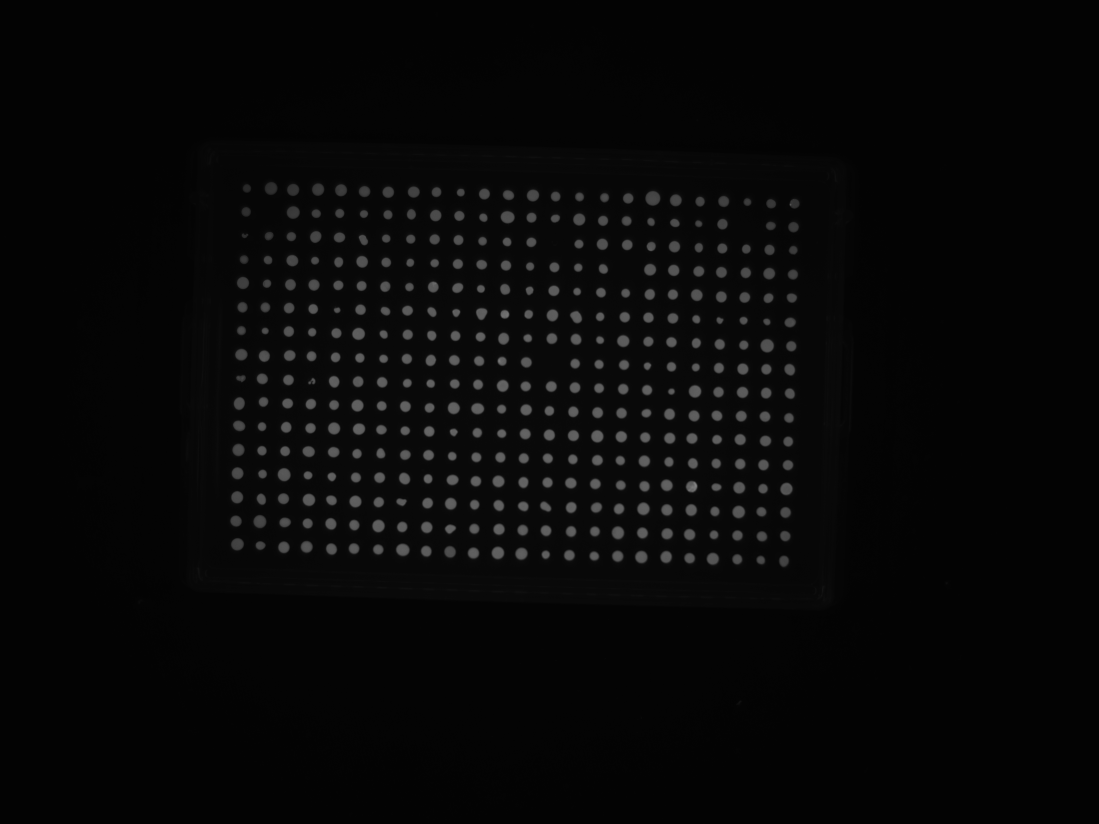
#> input picture Example/Exp1-Chl.tif, 3296 x 2472 px (shown at 1/3 size)
$ jupyter execute 'Image Analysis.ipynb'   (shell and % lines are left out)   (older library calls are emulated)
#> lines starting #> are read from the running program, lines starting #| are printed output that depends on the picture; after the words box and inside, x2 and y2 are one past the last pixel; in counts of white or black regions, pixels touching at a corner belong together
# Image analysis of FP plates to identify proportion of high expressors + (some day) identify clone position with highest FP expression

### Required Modules

[cell 1]
from PIL import Image
import numpy as np
import cv2 # opencv_python
import matplotlib.pyplot as plt
import statistics

### Image file souce

[cell 2]
analysis_folder = "Example" # Folder the images are in to be analysed

#A list of the images to be analysed, in order
chl_images = ["Exp1-Chl.tif","Exp2-Chl.tif","Exp3-Chl.tif"]
#                 ↓ The chlorophyll channel corresponds to the FP signal below
fp_images = ["Exp1-YFP.tif","Exp2-YFP.tif","Exp3-YFP.tif"]

#Some custom thresholds for channel fluorescence, ordered as per the images above
# This sometimes takes some fine-tuning to ensure proper masking - for example, the top corners of the plate
#TODO (one day) detect and then adjust automatically
chl_base_threshhold = [25,40,40,40,40,40]
fp_base_threshhold = [0,0,0,0,0,0] # Currently not used

### Some custom functions

[cell 3]
# [15 lines left out: function ResizeWithAspectRatio, not called in this run]

### Now for the magic

[cell 4]
show_mask = False # Set to false to speed up processing when happy with mask

# Analysis mode - currently only MODE implimented
MODE = 0
MEAN = 1
intensity_analysis = MODE

output_holder = "Summary \n -------- \n"

for idx in range(0,len(chl_images)):

    #Load chlorophyll image
    chl = cv2.imread(analysis_folder+"/"+chl_images[idx], cv2.IMREAD_GRAYSCALE)
#> chl is the input picture: shape (2472, 3296); min 3, max 137, mean 7.6

    # Create a mask using the chlorophyll image and binary thresholding - you may need to adjust threshold
    _, mask = cv2.threshold(chl, chl_base_threshhold[idx], 255,cv2.THRESH_BINARY)# cv2.THRESH_OTSU)
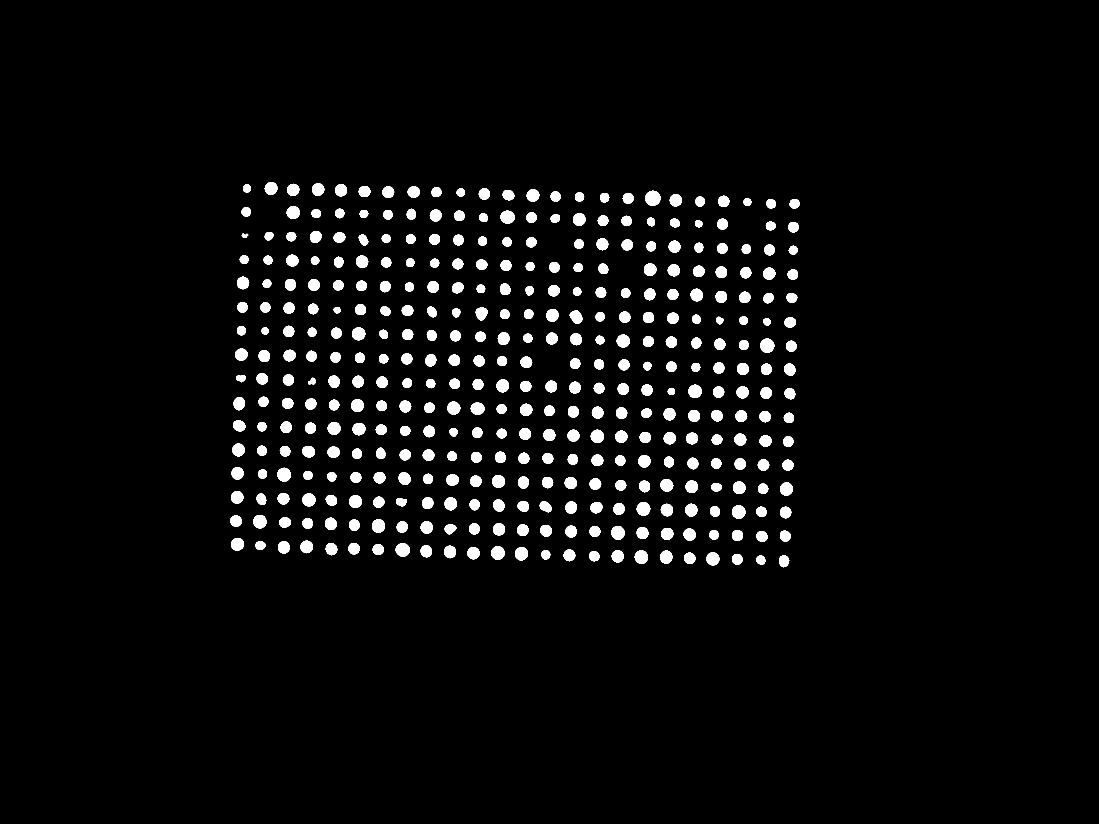
#> mask: shape (2472, 3296) (shown at 1/3 size); 4% white; 379 white regions, largest, box (x1, y1, x2, y2) and area: (1936, 572, 1982, 617) 1622, (2281, 1016, 2323, 1058) 1402, (1187, 1630, 1230, 1670) 1350

    # Do some morphological opening to get rid of small artifacts
    mask = cv2.morphologyEx(mask, cv2.MORPH_OPEN, cv2.getStructuringElement(cv2.MORPH_ELLIPSE, (5,5))) # If you see spots - you can increase the morph_ellipse size (15,15) → (20,20)
#> mask: shape (2472, 3296); 4% white; 379 white regions, largest, box (x1, y1, x2, y2) and area: (1936, 572, 1982, 617) 1621, (2281, 1016, 2323, 1058) 1400, (1187, 1630, 1230, 1670) 1350

    # compute the connected component
    output = cv2.connectedComponentsWithStats(mask, cv2.CV_32S)
    (numLabels, markers, stats, centroids) = output
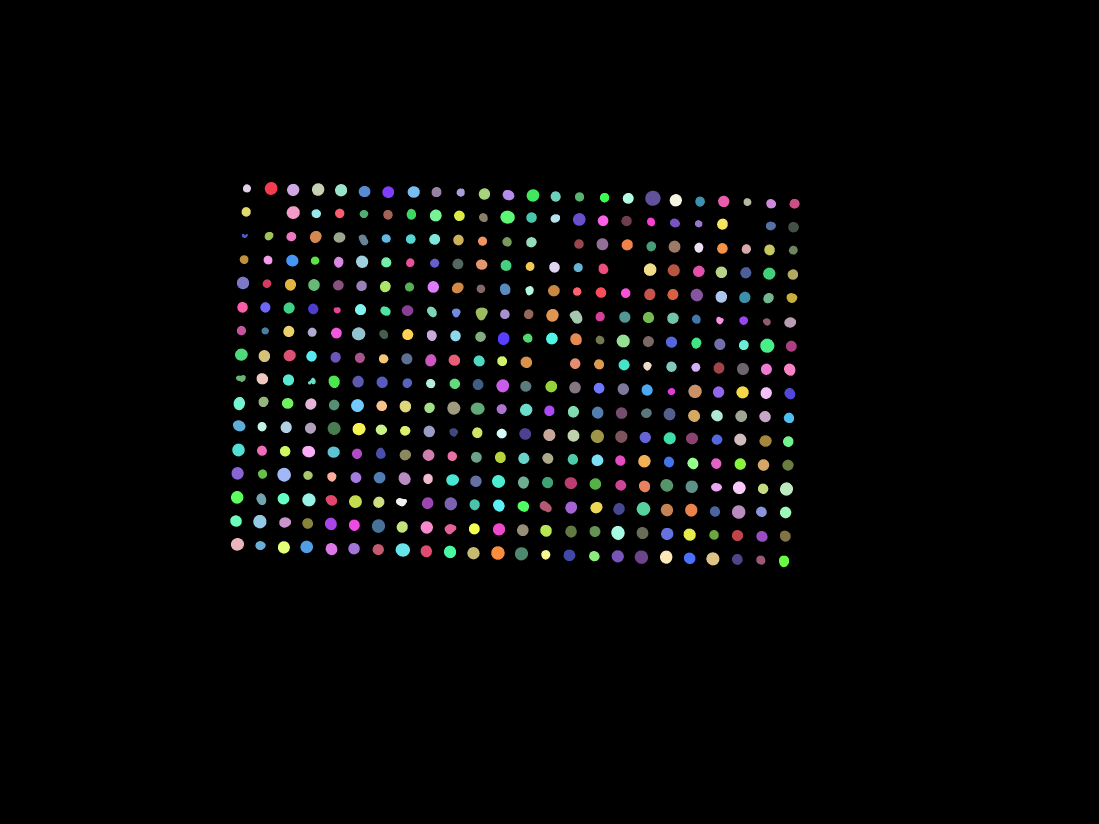
#> markers: shape (2472, 3296) int32 (shown at 1/3 size); 380 distinct labels, from 0 to 379; one colour per label, 0 black
#> numLabels = 380; stats = 380 rows, first 6: [0, 0, 3296, 2472, 7824396], [794, 546, 38, 39, 1146], [861, 551, 37, 37, 1046], [936, 550, 37, 38, 1089], [729, 553, 24, 25, 465], [1005, 552, 36, 37, 1049]; centroids = 380 pairs, first value 707.6 to 2383.2, second value 564.9 to 1683.1

    #Load FP image
    fp = cv2.imread(analysis_folder+"/"+fp_images[idx], cv2.IMREAD_GRAYSCALE)
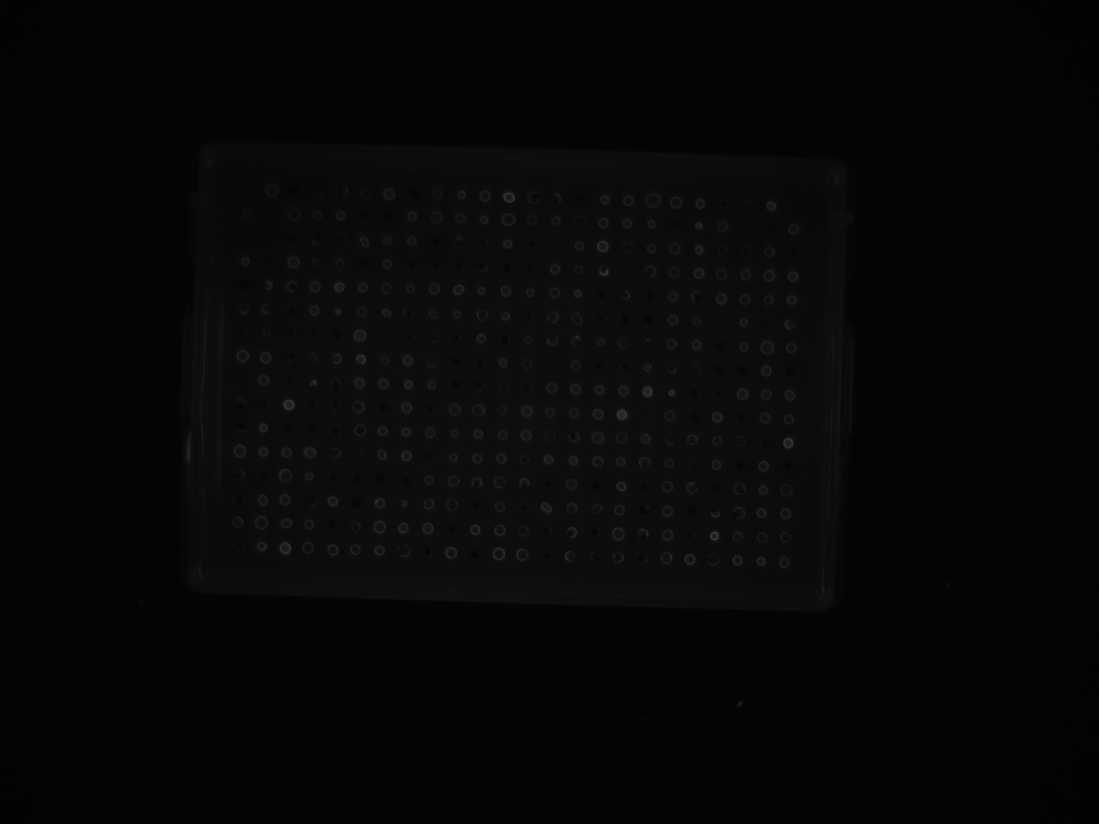
#> input picture Example/Exp1-YFP.tif, 3296 x 2472 px (shown at 1/3 size)
#> fp is the input picture: shape (2472, 3296); min 3, max 114, mean 6.9

    # This is for sorting the colonies so they are more better ordered
    for i in range(1, numLabels):
        #TODO, currently not done
        break
        #print(stats[i])
        #[ 795  546   37   39 1134]
        # extract the connected component statistics and centroid for the current label
        x = stats[i, cv2.CC_STAT_LEFT]
        y = stats[i, cv2.CC_STAT_TOP]
        w = stats[i, cv2.CC_STAT_WIDTH]
        h = stats[i, cv2.CC_STAT_HEIGHT]
        area = stats[i, cv2.CC_STAT_AREA]
        (cX, cY) = centroids[i]
        #Do some sort of sorting

    # Show mask image - if requested
    if show_mask:
        #Adjust here to fix the title
        title = chl_images[idx][:-8]+" colonies:"+str(numLabels)
        plt.imshow(mask)
        plt.title('Mask: '+title)
        plt.show()
        resize_mask = ResizeWithAspectRatio(mask, width=1280) # Resize by width OR
        cv2.imshow("Mask: "+title, resize_mask)
        #reveal of colonies
        if True:
            for i in range(1, numLabels):
                componentMask = (markers > i).astype("uint8") * 255
                resize_image = ResizeWithAspectRatio(componentMask, width=1280) # Resize by width
                cv2.imshow("Mask: "+title, resize_image)
                cv2.waitKey(1)
        cv2.destroyAllWindows()

    #Create a np array as a tally for the fluorescence values
    tally = np.zeros(255)

    # labels[0] is the background
    for label in range(1,numLabels):
        # compute the histogram over the entire 256 levels of intensity
        hist, bins = np.histogram(fp[markers==label], bins=range(256))
        # do whatever you like to hist
        if intensity_analysis == MODE:
            tally[hist.argmax()] += 1
        else:
            #TODO Per
            pass
#> after the loop, tally = 255 values, max 90 at index 16, min 0 at index 0, mean 1.49

    plt.bar(bins[1:], tally)
    title = chl_images[idx][:-8]+" colonies:"+str(label)
    plt.title(title)
    plt.xlabel("Intensity (bin)")
    plt.ylabel("Frequency")
    plt.xlim(xmin = 0, xmax = 50)
    plt.show()
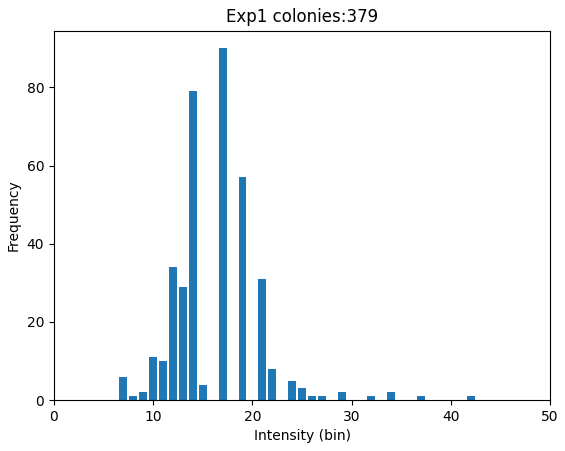
#> figure drawn by matplotlib, 1 panel; tallest bar 90 high, from x = 16.6 to 17.4

    #Output statistics
    mode_index = tally.argmax()
#> mode_index = 16

    output_holder += title +"\n"
    print(title)
#| Exp1 colonies:379
    mode_output = 'Most frequent bin/fluorescence:(' + str(bins[mode_index]) + ',' + str(bins[mode_index+1]) + ') - mode:'+ str((bins[mode_index] + bins[mode_index+1])/2)
    output_holder += mode_output +"\n"
    print(mode_output)
#| Most frequent bin/fluorescence:(16,17) - mode:16.5
    max_index = np.where(tally)[0].max()
#> max_index = 41
    max_output = 'Max bin/fluorescence:(' + str(bins[max_index]) + ',' + str(bins[max_index+1]) + ') - max:'+ str((bins[max_index] + bins[max_index+1])/2)
#> max_output = 'Max bin/fluorescence:(41,42) - max:41.5'
    output_holder += max_output +"\n"
    print(max_output)
#| Max bin/fluorescence:(41,42) - max:41.5
    threshhold = 25
    count = 0
    for a in range(threshhold, len(bins)-1):
        count += tally[a]
#> this loop made 230 passes
#> count on passes 1 to 3: 1, 2, 2
#> after the loop, count = 9
    threshhold_output = "Colonies above threshhold("+str(threshhold)+"): "+str(count)
#> threshhold_output = 'Colonies above threshhold(25): 9.0'
    output_holder += threshhold_output +"\n"
    print(threshhold_output)
#| Colonies above threshhold(25): 9.0
#> pass 2 of the loop `for idx in range(0,len(chl_images)):`:
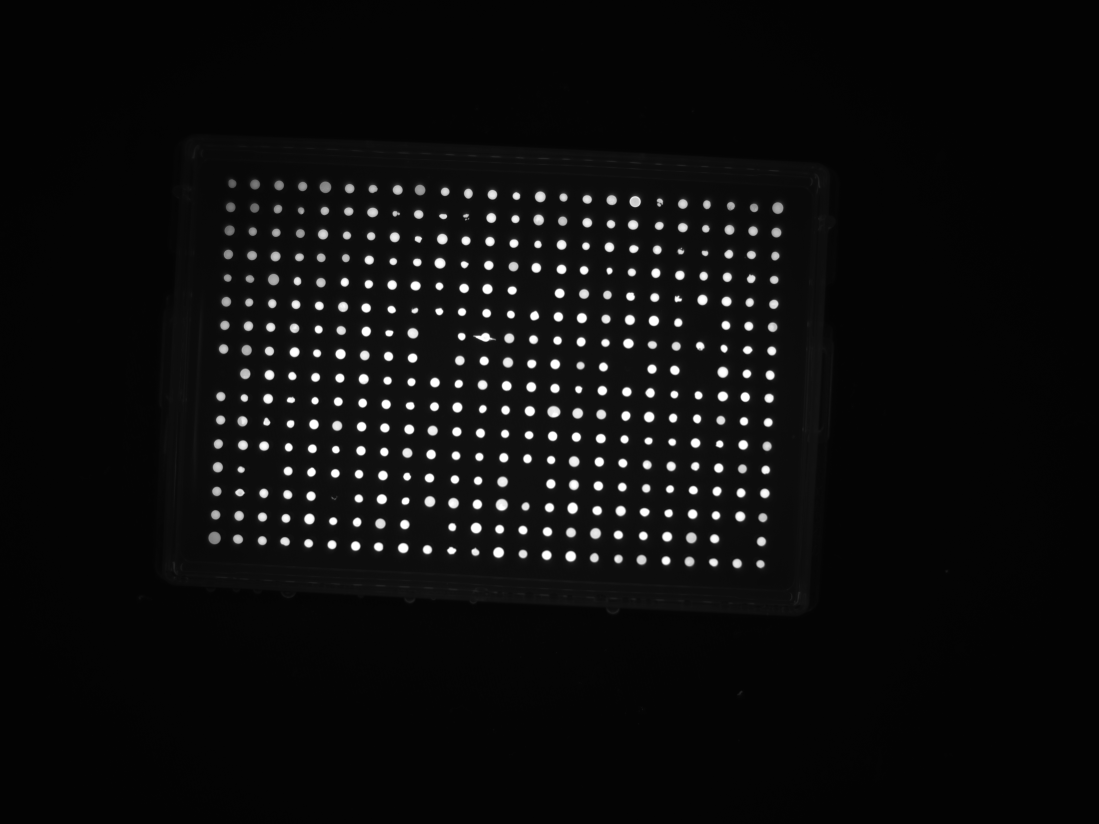
#> input picture Example/Exp2-Chl.tif, 3296 x 2472 px (shown at 1/3 size)
#> chl is the input picture: shape (2472, 3296); min 3, max 255, mean 13.1
#> numLabels = 375; stats = 375 rows, first 6: [0, 0, 3296, 2472, 7873345], [685, 537, 24, 27, 524], [750, 538, 30, 31, 747], [822, 540, 30, 32, 730], [958, 543, 36, 37, 1035], [894, 544, 28, 30, 674]; centroids = 375 pairs, first value 643.2 to 2333.2, second value 550.4 to 1692.1
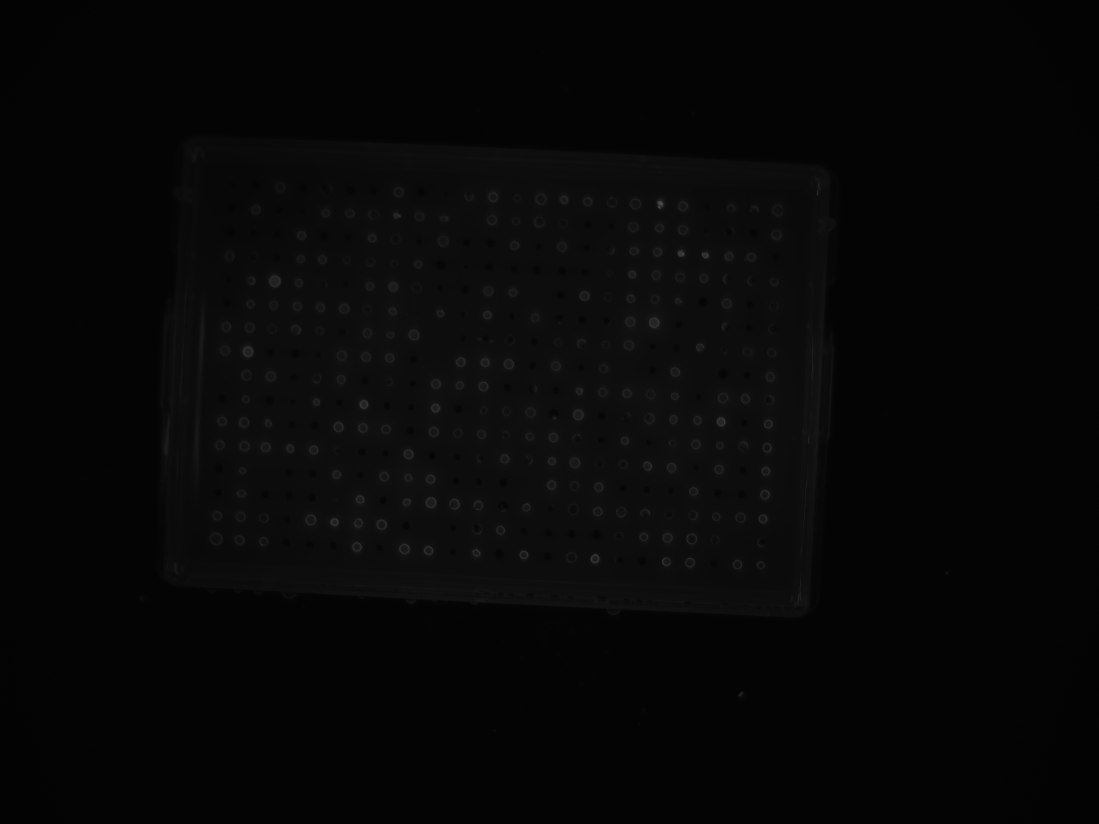
#> input picture Example/Exp2-YFP.tif, 3296 x 2472 px (shown at 1/3 size)
#> fp is the input picture: shape (2472, 3296); min 3, max 115, mean 7.2
#> after the loop `for label in range(1,numLabels):`: tally = 255 values, max 93 at index 13, min 0 at index 0, mean 1.47
#> `plt.show()`:
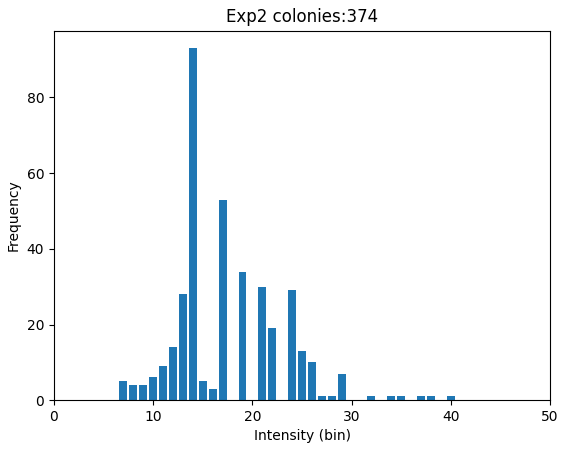
#> figure drawn by matplotlib, 1 panel; tallest bar 93 high, from x = 13.6 to 14.4
#> mode_index = 13
#| Exp2 colonies:374
#| Most frequent bin/fluorescence:(13,14) - mode:13.5
#> max_index = 39
#> max_output = 'Max bin/fluorescence:(39,40) - max:39.5'
#| Max bin/fluorescence:(39,40) - max:39.5
#> the loop `for a in range(threshhold, len(bins)-1):` made 230 passes
#> count on passes 1 to 3: 10, 11, 12
#> after the loop `for a in range(threshhold, len(bins)-1):`: count = 25
#> threshhold_output = 'Colonies above threshhold(25): 25.0'
#| Colonies above threshhold(25): 25.0

print(output_holder)
#| Summary
#|  --------
#| Exp1 colonies:379
#| Most frequent bin/fluorescence:(16,17) - mode:16.5
#| Max bin/fluorescence:(41,42) - max:41.5
#| Colonies above threshhold(25): 9.0
#> (further printed lines are left out)

cv2.destroyAllWindows()

[cell 5]
print(output_holder)
#| Summary
#|  --------
#| Exp1 colonies:379
#| Most frequent bin/fluorescence:(16,17) - mode:16.5
#| Max bin/fluorescence:(41,42) - max:41.5
#| Colonies above threshhold(25): 9.0
#> (further printed lines are left out)
